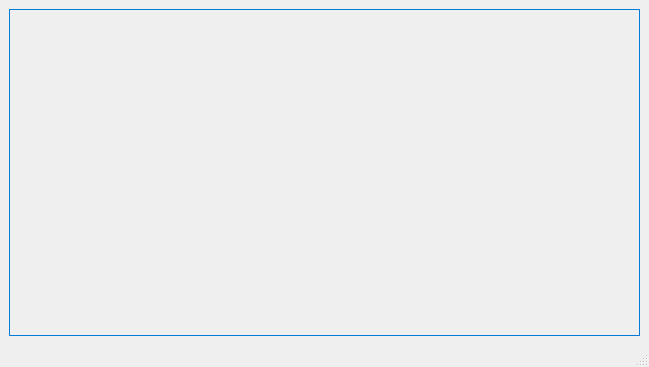
<?xml version="1.0" encoding="UTF-8"?>
<ui version="4.0">
 <class>SettingWidget</class>
 <widget class="QMainWindow" name="SettingWidget">
  <property name="geometry">
   <rect>
    <x>0</x>
    <y>0</y>
    <width>649</width>
    <height>367</height>
   </rect>
  </property>
  <property name="windowTitle">
   <string>MainWindow</string>
  </property>
  <widget class="QWidget" name="centralwidget">
   <property name="minimumSize">
    <size>
     <width>0</width>
     <height>100</height>
    </size>
   </property>
   <layout class="QVBoxLayout" name="verticalLayout_5">
    <item>
     <widget class="QTabWidget" name="tabWidget">
      <property name="styleSheet">
       <string notr="true">QTabWidget::pane{

border-width:1px;

border-style:solid;

border-color:rgb(1, 124, 217);

background:transparent;

}

QTabWidget::tab-bar{

    alignment:left;

}

QTabBar::tab{

/*background-color: rgb(1, 124, 217); */ /*浅蓝色*/

background-color: rgb(4, 116, 191);  /*深蓝色*/

color:white;

min-width:30px;

min-height:10px;

border: 0px;

padding:5px;

}

QTabBar::tab:selected{

border-color: white;

background-color: rgb(238, 159, 0); /*橘黄色*/

color:white;

}

QTabBar::tab:!selected {

margin-top: 5px;

}
</string>
      </property>
     </widget>
    </item>
   </layout>
  </widget>
  <widget class="QStatusBar" name="statusbar"/>
 </widget>
 <resources/>
 <connections/>
</ui>
